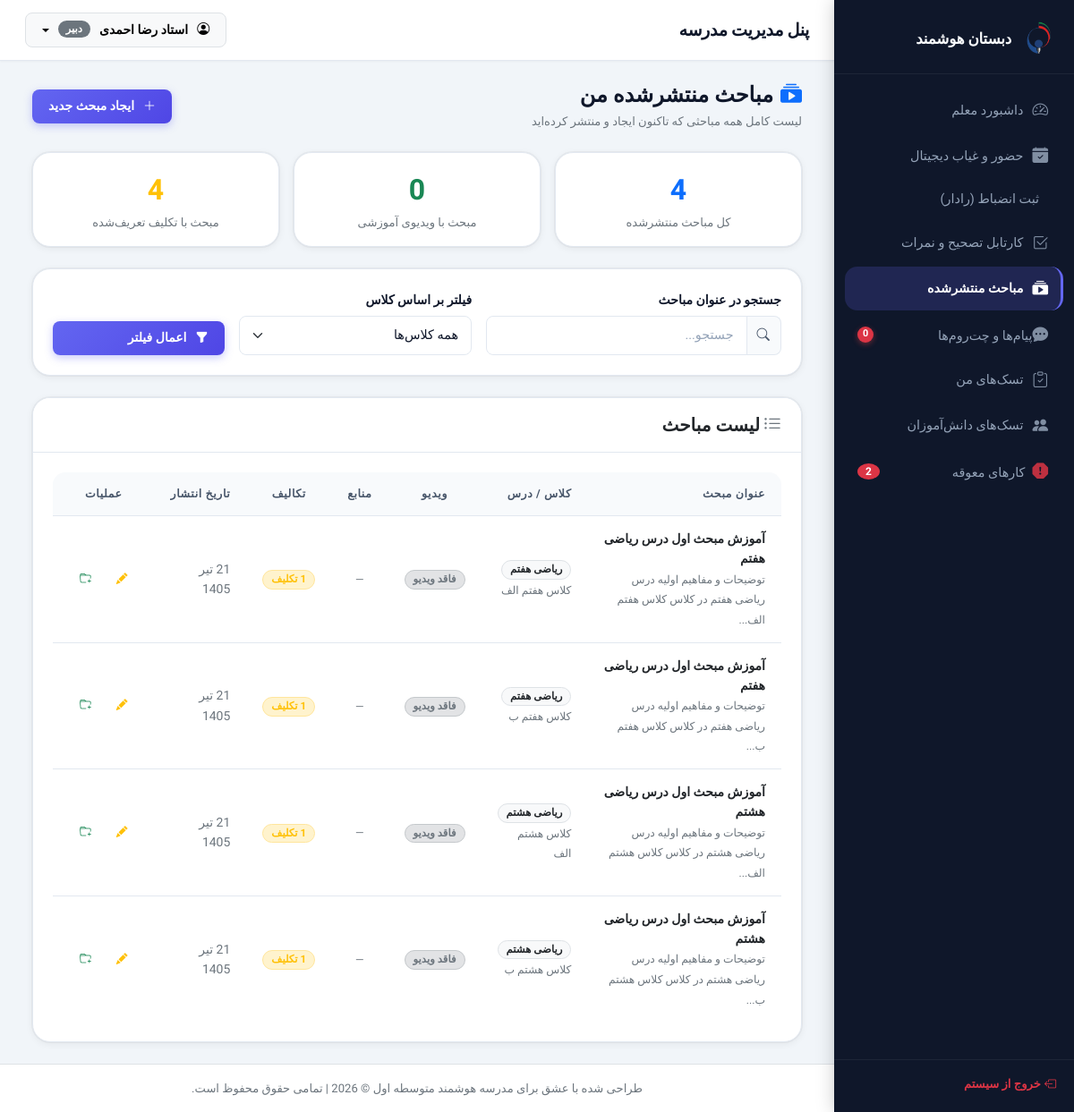
Page /teacher/my_topics.php (signed in) on the committed database.
### tables this page shows
CREATE TABLE `topics` (
  `id` int(11) NOT NULL,
  `class_teacher_course_id` int(11) DEFAULT NULL,
  `topic_title` varchar(255) NOT NULL,
  `topic_description` text DEFAULT NULL,
  `video_path` varchar(255) DEFAULT NULL,
  `created_at` timestamp NOT NULL DEFAULT current_timestamp()
);

CREATE TABLE `courses` (
  `id` int(11) NOT NULL,
  `course_name` varchar(100) NOT NULL,
  `grade_level` int(11) NOT NULL
);

CREATE TABLE `classes` (
  `id` int(11) NOT NULL,
  `class_name` varchar(100) NOT NULL,
  `grade_level` int(11) NOT NULL
);

### config/helpers.php (called while the page is built, shortened)
<?php
function to_shamsi($gregorian_date_str) {
    $timestamp = strtotime($gregorian_date_str);
    $months = [
        1 => "فروردین", 2 => "اردیبهشت", 3 => "خرداد", 4 => "تیر", 5 => "مرداد", 6 => "شهریور",
        7 => "مهر", 8 => "آبان", 9 => "آذر", 10 => "دی", 11 => "بهمن", 12 => "اسفند"
    ];
    $gy = date('Y', $timestamp);
    $gm = date('n', $timestamp);
    $gd = date('j', $timestamp);
    $jalali = gregorian_to_jalali_array($gy, $gm, $gd);
    return $jalali['d'] . ' ' . $months[$jalali['m']] . ' ' . $jalali['y'];
}
function gregorian_to_jalali_array($gy, $gm, $gd) {
    $g_d_m = [0, 31, 59, 90, 120, 151, 181, 212, 243, 273, 304, 334];
    $gy = (int)$gy;
    $gm = (int)$gm;
    $gd = (int)$gd;
    if ($gy > 1600) {
        $jy = 979;
        $gy -= 1600;
    } else {
        $jy = 0;
        $gy -= 621;
    }
    $gy2 = ($gm > 2) ? ($gy + 1) : $gy;
    $days = (365 * $gy) + (int)(($gy2 + 3) / 4) - (int)(($gy2 + 99) / 100) + (int)(($gy2 + 399) / 400) - 80 + $gd + $g_d_m[$gm - 1];
    $jy += 33 * (int)($days / 12053);
    $days %= 12053;
    $jy += 4 * (int)($days / 1461);
    $days %= 1461;
    $jy += (int)(($days - 1) / 365);
    if ($days > 365) {
        $days = ($days - 1) % 365;
    }
    if ($days < 186) {
        $jm = 1 + (int)($days / 31);
        $jd = 1 + ($days % 31);
    } else {
        $jm = 7 + (int)(($days - 186) / 30);
        $jd = 1 + (($days - 186) % 30);
    }
    return ['y' => $jy, 'm' => $jm, 'd' => $jd];
}
?>

### teacher/my_topics.php (the view, shortened to what this page needs)
<?php
require_once '../includes/header.php';
$search       = trim($_GET['search'] ?? '');
$filter_class = (int)($_GET['class_id'] ?? 0);
try {
    $stmtT = $pdo->prepare("SELECT id FROM teachers WHERE user_id = ?");
    $stmtT->execute([$_SESSION['user_id']]);
    $teacherId = $stmtT->fetchColumn();
} catch (PDOException $e) {
    die("خطا در بارگذاری اطلاعات: " . $e->getMessage());
}
try {
    $sql = "SELECT t.id, t.topic_title, t.topic_description, t.video_path, t.created_at,
                   c.class_name, co.course_name, ctc.id as ctc_id,
                   (SELECT COUNT(*) FROM resources r WHERE r.topic_id = t.id) as resource_count,
                   (SELECT COUNT(*) FROM homeworks hw WHERE hw.topic_id = t.id) as homework_count
            FROM topics t
            JOIN class_teacher_course ctc ON t.class_teacher_course_id = ctc.id
            JOIN classes c ON ctc.class_id = c.id
            JOIN courses co ON ctc.course_id = co.id
            WHERE ctc.teacher_id = ?";
    $params = [$teacherId];
    $sql .= " ORDER BY t.created_at DESC";
    $stmtTopics = $pdo->prepare($sql);
    $stmtTopics->execute($params);
    $topicsList = $stmtTopics->fetchAll();
    $totalCount   = count($topicsList);
    $withVideo    = count(array_filter($topicsList, fn($t) => !empty($t['video_path'])));
    $withHomework = count(array_filter($topicsList, fn($t) => $t['homework_count'] > 0));
} catch (PDOException $e) {
    die("خطا در بارگذاری مباحث: " . $e->getMessage());
}
?>
<div class="container-fluid">
    <div class="d-flex align-items-center justify-content-between mb-4">
        <div>
            <h4 class="fw-bold mb-1"><i class="bi bi-collection-play-fill text-primary me-2"></i>مباحث منتشرشده من</h4>
            <p class="text-secondary small mb-0">لیست کامل همه مباحثی که تاکنون ایجاد و منتشر کرده‌اید</p>
        </div>
        <a href="course_creator.php" class="btn btn-primary fw-bold">
            <i class="bi bi-plus-lg me-1"></i>ایجاد مبحث جدید
        </a>
    </div>
    <div class="row g-3 mb-4">
        <div class="col-md-4">
            <div class="card border-0 shadow-sm rounded-3 text-center py-3">
                <div class="fs-2 fw-bold text-primary"><?= $totalCount ?></div>
                <div class="text-secondary small">کل مباحث منتشرشده</div>
            </div>
        </div>
        <div class="col-md-4">
            <div class="card border-0 shadow-sm rounded-3 text-center py-3">
                <div class="fs-2 fw-bold text-success"><?= $withVideo ?></div>
                <div class="text-secondary small">مبحث با ویدیوی آموزشی</div>
            </div>
        </div>
        <div class="col-md-4">
            <div class="card border-0 shadow-sm rounded-3 text-center py-3">
                <div class="fs-2 fw-bold text-warning"><?= $withHomework ?></div>
                <div class="text-secondary small">مبحث با تکلیف تعریف‌شده</div>
            </div>
        </div>
    </div>
    <div class="card border-0 shadow-sm rounded-3 mb-4">
        <div class="card-body py-3">
            <form method="GET" action="" class="row g-3 align-items-end">
                <div class="col-md-5">
                    <label class="form-label small fw-bold">جستجو در عنوان مباحث</label>
                    <div class="input-group">
                        <span class="input-group-text"><i class="bi bi-search"></i></span>
                        <input type="text" name="search" class="form-control" placeholder="جستجو..." value="<?= htmlspecialchars($search) ?>">
                    </div>
                </div>
                <div class="col-md-4">
                    <label class="form-label small fw-bold">فیلتر بر اساس کلاس</label>
                    <select name="class_id" class="form-select">
                        <option value="0">همه کلاس‌ها</option>
                    </select>
                </div>
                <div class="col-md-3 d-flex gap-2">
                    <button type="submit" class="btn btn-primary flex-fill"><i class="bi bi-funnel-fill me-1"></i>اعمال فیلتر</button>
                </div>
            </form>
        </div>
    </div>
    <div class="card border-0 shadow-sm rounded-3">
        <div class="card-header bg-white py-3 d-flex align-items-center justify-content-between">
            <h5 class="fw-bold mb-0">
                <i class="bi bi-list-ul text-secondary me-1"></i>لیست مباحث
            </h5>
        </div>
        <div class="card-body p-0">
            <?php if (empty($topicsList)): ?>
                <div class="text-center py-5">
                    <i class="bi bi-file-earmark-excel fs-1 text-secondary mb-3 d-block"></i>
                    <?php if ($search || $filter_class): ?>
                        <p class="text-secondary">نتیجه‌ای با این فیلتر یافت نشد.</p>
                        <a href="my_topics.php" class="btn btn-outline-primary btn-sm">حذف فیلتر</a>
                    <?php else: ?>
                        <p class="text-secondary">هنوز هیچ مبحثی ایجاد نکرده‌اید.</p>
                        <a href="course_creator.php" class="btn btn-primary btn-sm">ایجاد اولین مبحث</a>
                    <?php endif; ?>
                </div>
            <?php else: ?>
                <div class="table-responsive">
                    <table class="table custom-table mb-0 align-middle">
                        <thead>
                            <tr>
                                <th style="width:35%">عنوان مبحث</th>
                                <th>کلاس / درس</th>
                                <th class="text-center">ویدیو</th>
                                <th class="text-center">منابع</th>
                                <th class="text-center">تکالیف</th>
                                <th>تاریخ انتشار</th>
                                <th class="text-center">عملیات</th>
                            </tr>
                        </thead>
                        <tbody>
                            <?php foreach ($topicsList as $topic): ?>
                                <tr>
                                    <td>
                                        <div class="fw-bold text-dark"><?= htmlspecialchars($topic['topic_title']) ?></div>
                                        <?php if (!empty($topic['topic_description'])): ?>
                                            <small class="text-secondary"><?= mb_substr(htmlspecialchars($topic['topic_description']), 0, 60) ?>...</small>
                                        <?php endif; ?>
                                    </td>
                                    <td>
                                        <span class="badge bg-light text-dark border"><?= htmlspecialchars($topic['course_name']) ?></span><br>
                                        <small class="text-secondary"><?= htmlspecialchars($topic['class_name']) ?></small>
                                    </td>
                                    <td class="text-center">
                                        <?php if ($topic['video_path']): ?>
                                            <span class="badge bg-success-subtle text-success border border-success-subtle">
                                                <i class="bi bi-play-btn-fill"></i> بارگذاری شده
                                            </span>
                                        <?php else: ?>
                                            <span class="badge bg-secondary-subtle text-secondary border border-secondary-subtle">فاقد ویدیو</span>
                                        <?php endif; ?>
                                    </td>
                                    <td class="text-center">
                                        <?php if ($topic['resource_count'] > 0): ?>
                                            <span class="badge bg-info-subtle text-info border border-info-subtle"><?= $topic['resource_count'] ?> فایل</span>
                                        <?php else: ?>
                                            <span class="text-secondary small">—</span>
                                        <?php endif; ?>
                                    </td>
                                    <td class="text-center">
                                        <?php if ($topic['homework_count'] > 0): ?>
                                            <span class="badge bg-warning-subtle text-warning border border-warning-subtle"><?= $topic['homework_count'] ?> تکلیف</span>
                                        <?php else: ?>
                                            <span class="text-secondary small">—</span>
                                        <?php endif; ?>
                                    </td>
                                    <td class="small text-secondary"><?= to_shamsi($topic['created_at']) ?></td>
                                    <td class="text-center">
                                        <div class="d-flex gap-1 justify-content-center">
                                            <button type="button"
                                                class="btn btn-outline-warning btn-sm btn-edit-topic"
                                                title="ویرایش مبحث"
                                                data-id="<?= $topic['id'] ?>"
                                                data-ctc="<?= $topic['ctc_id'] ?>"
                                                data-title="<?= htmlspecialchars($topic['topic_title'], ENT_QUOTES) ?>"
                                                data-desc="<?= htmlspecialchars($topic['topic_description'] ?? '', ENT_QUOTES) ?>"
                                                data-video="<?= $topic['video_path'] ? '1' : '0' ?>"
                                                data-videoname="<?= htmlspecialchars(basename($topic['video_path'] ?? ''), ENT_QUOTES) ?>"
                                                data-bs-toggle="modal"
                                                data-bs-target="#editTopicModal">
                                                <i class="bi bi-pencil-fill"></i>
                                            </button>
                                            <a href="resources.php?topic_id=<?= $topic['id'] ?>" class="btn btn-outline-success btn-sm" title="مدیریت منابع و فایل‌های درس">
                                                <i class="bi bi-folder-plus"></i>
                                            </a>
                                        </div>
                                    </td>
                                </tr>
                            <?php endforeach; ?>
                        </tbody>
                    </table>
                </div>
            <?php endif; ?>
        </div>
    </div>
</div>
<?php require_once '../includes/footer.php'; ?>

### rows in the picture
topics: topic_title "آموزش مبحث اول درس ریاضی هفتم", topic_description "توضیحات و مفاهیم اولیه درس ریاضی هفتم در کلاس کلاس هفتم الف", courses.course_name "ریاضی هفتم", classes.class_name "کلاس هفتم الف", shows "فاقد ویدیو", homework_count "1", created_at "21 تیر 1405"
topics: topic_title "آموزش مبحث اول درس ریاضی هفتم", topic_description "توضیحات و مفاهیم اولیه درس ریاضی هفتم در کلاس کلاس هفتم ب", courses.course_name "ریاضی هفتم", classes.class_name "کلاس هفتم ب", shows "فاقد ویدیو", homework_count "1", created_at "21 تیر 1405"
topics: topic_title "آموزش مبحث اول درس ریاضی هشتم", topic_description "توضیحات و مفاهیم اولیه درس ریاضی هشتم در کلاس کلاس هشتم الف", courses.course_name "ریاضی هشتم", classes.class_name "کلاس هشتم الف", shows "فاقد ویدیو", homework_count "1", created_at "21 تیر 1405"
topics: topic_title "آموزش مبحث اول درس ریاضی هشتم", topic_description "توضیحات و مفاهیم اولیه درس ریاضی هشتم در کلاس کلاس هشتم ب", courses.course_name "ریاضی هشتم", classes.class_name "کلاس هشتم ب", shows "فاقد ویدیو", homework_count "1", created_at "21 تیر 1405"

### other values in the picture
$sidebarUnreadCount "0"
$overdueCount "2"
$currentUser['full_name'] "استاد رضا احمدی"
get_role_fa($currentUser['role']) "دبیر"
$totalCount "4"
$withVideo "0"
$withHomework "4"
